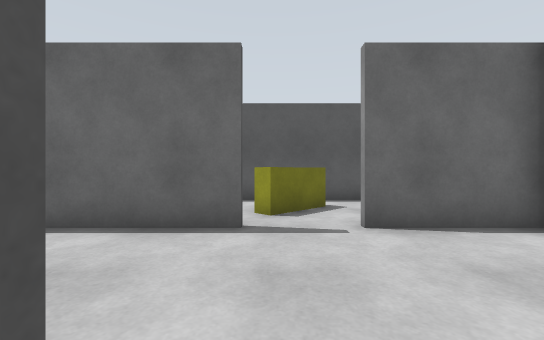
[1] (above)

21 first-person views from a walk through a Gazebo world. The camera is 0.94 m above the floor, looks level and sees 90° across. The floor is counted in squares, 1 m on a side. Each view is taken from the middle of a square. On the plan, view 1 faces up. The plan holds only what a view shows up to about 11 squares ahead; the rest is blank. The place goes on beyond the plan.

[2]
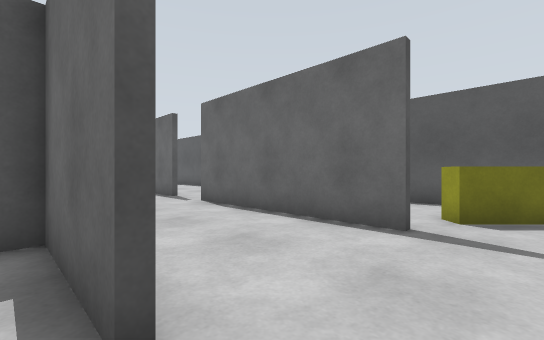

[3]
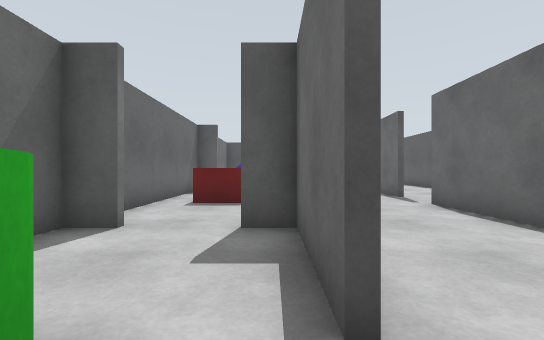

[4]
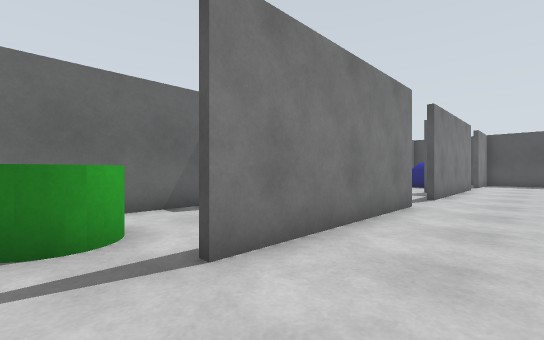

[5]
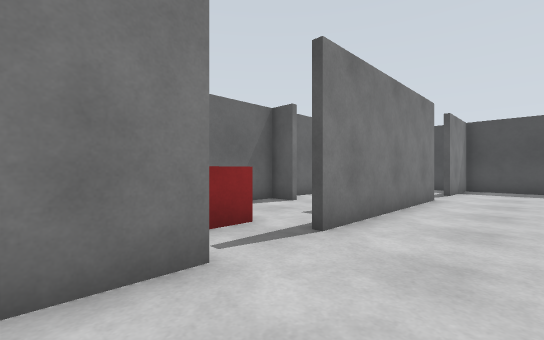

[6]
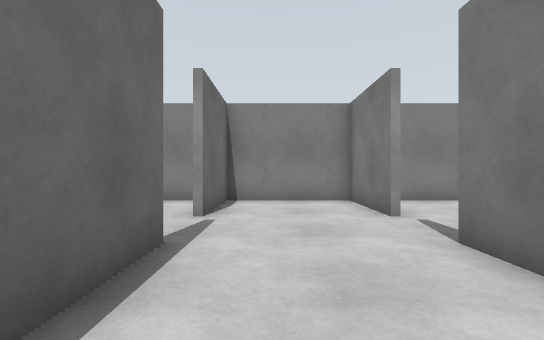

[7]
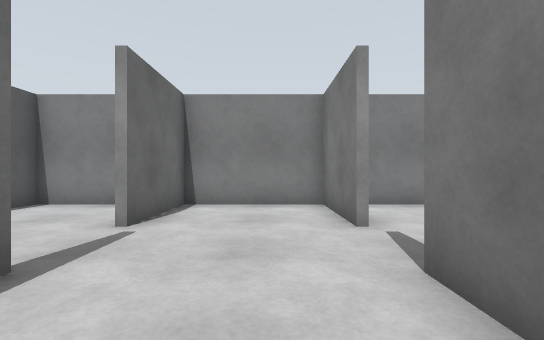

[8]
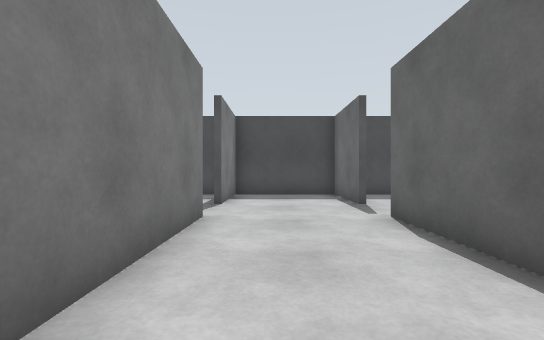

[9]
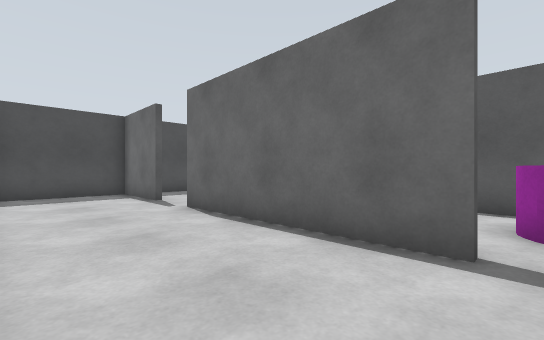

[10]
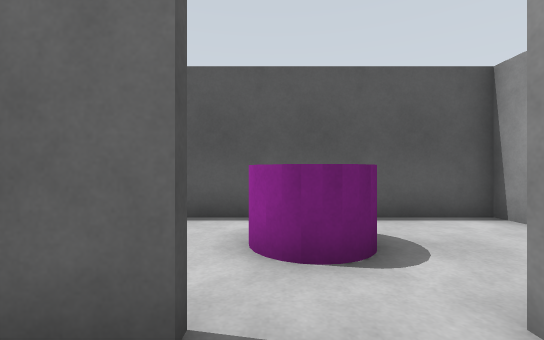

[11]
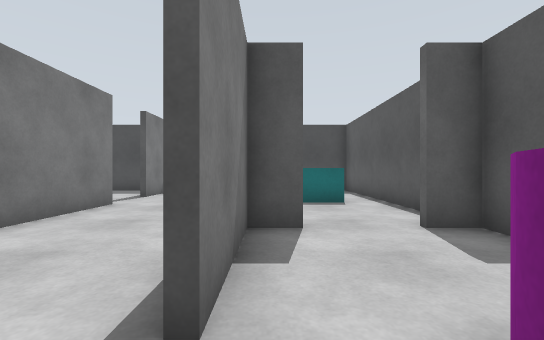

[12]
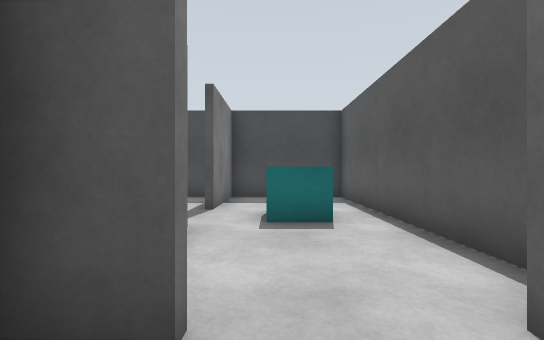

[13]
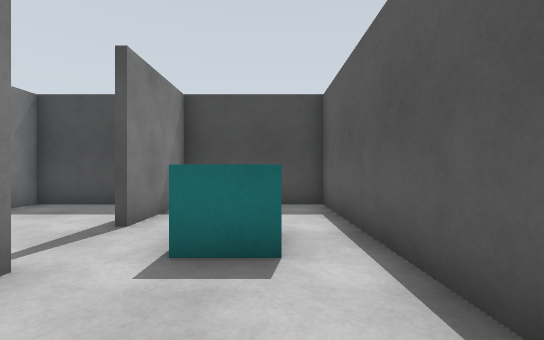

[14]
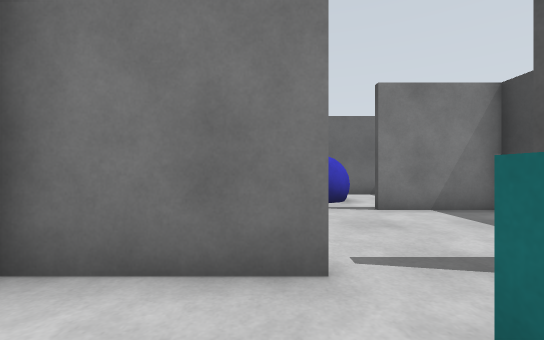

[15]
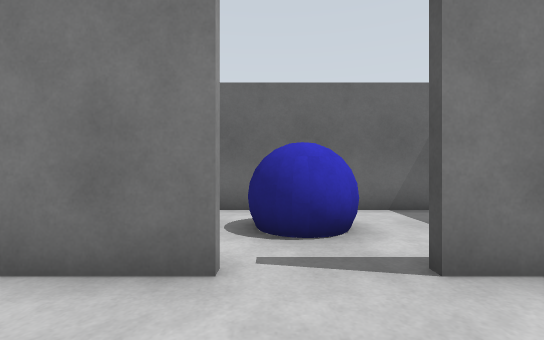

[16]
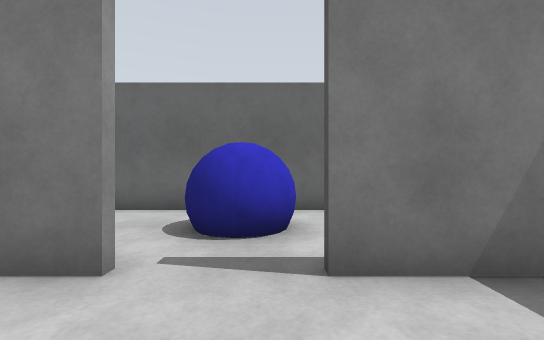

[17]
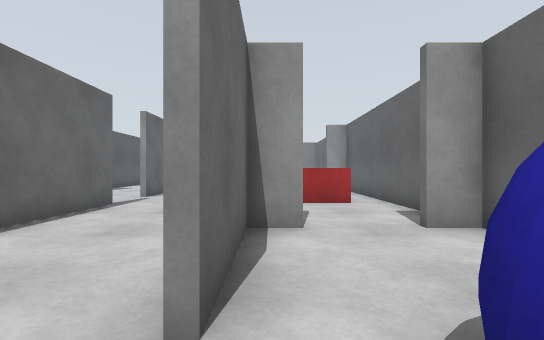

[18]
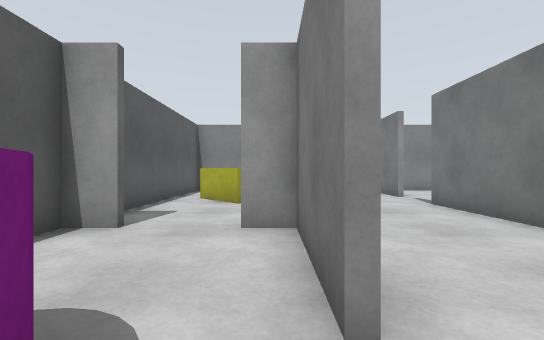

[19]
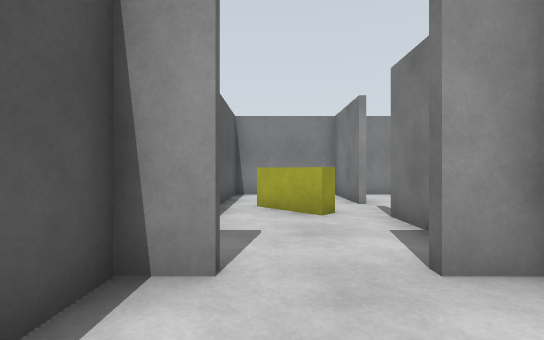

[20]
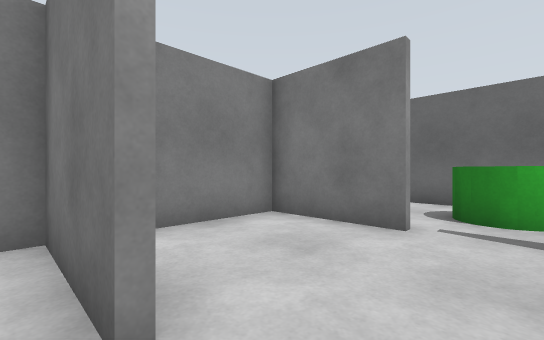

[21]
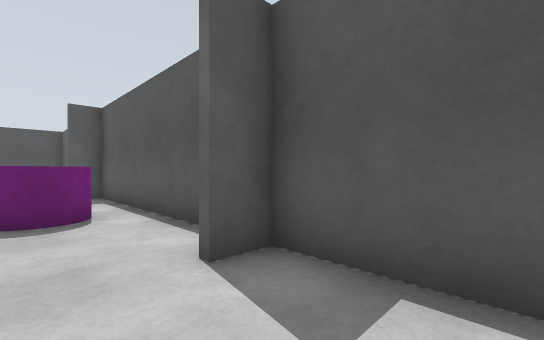

### Floor plan
Ten units are one square. View 1 is at (0, 0); x grows to the right and y downward. Boxes are objects, and circles mark ways between rooms. Rooms are numbered by the first view taken in them; rooms with no view inside come last. Other rooms are left out.
<svg viewBox="-199 -90 249 129">
<path fill="none" stroke="#000" d="M-5 -4 -34 -4M-34 34 28 34M44 29 44 6M-66 -6 -5 -6M-84 -44 -145 -44M-146 -6 -85 -6M-5 -44 -65 -44M-165 -44 -194 -44M15 -6 44 -6 44 -40M-194 -40 -194 -6 -165 -6M45 -44 15 -44M-65 -46 -36 -46 -36 -55M-36 -74 -36 -85M-35 -84 -114 -84 -114 -75M-114 -55 -114 -45M-115 -46 -85 -46M-145 -46 -115 -46M-125 -84 -194 -84 -194 -40M-194 -46 -165 -46M-126 -4 -145 -4M-188 34 -116 34M15 -46 44 -46M-19 -46 -5 -46M44 -40 44 -84 -35 -84M-34 -85 -34 -75M-116 -4 -126 -4M-114 34 -50 34"/>
<rect x="-5" y="5" width="20" height="20" fill="#bbb"><title>green cylinder</title></rect>
<rect x="-85" y="-75" width="20" height="20" fill="#bbb"><title>magenta cylinder</title></rect>
<rect x="-165" y="-75" width="20" height="20" fill="#bbb"><title>cyan box</title></rect>
<rect x="-165" y="5" width="20" height="20" fill="#bbb"><title>blue ball</title></rect>
<rect x="-5" y="-75" width="20" height="20" fill="#bbb"><title>yellow box</title></rect>
<rect x="-85" y="5" width="20" height="20" fill="#bbb"><title>red box</title></rect>
<circle cx="5" cy="0" r="3" fill="#2a7"/>
<circle cx="-40" cy="10" r="3" fill="#2a7"/>
<circle cx="-75" cy="-40" r="3" fill="#2a7"/>
<circle cx="-155" cy="-40" r="3" fill="#2a7"/>
<circle cx="-155" cy="0" r="3" fill="#2a7"/>
<circle cx="5" cy="-40" r="3" fill="#2a7"/>
<circle cx="-75" cy="0" r="3" fill="#2a7"/>
<circle cx="-110" cy="-65" r="3" fill="#2a7"/>
<circle cx="-30" cy="-65" r="3" fill="#2a7"/>
<circle cx="-120" cy="10" r="3" fill="#2a7"/>
<text x="0" y="10">1</text>
<text x="-80" y="-20">2</text>
<text x="-70" y="-70">3</text>
<text x="-160" y="-70">4</text>
<text x="-160" y="10">5</text>
<text x="10" y="-70">6</text>
<text x="-80" y="10">7</text>
</svg>
Room 1 opens to room 2. Room 1 opens to room 7. Room 2 opens to room 3. Room 2 opens to room 4. Room 2 opens to room 5. Room 2 opens to room 6. Room 2 opens to room 7. Room 3 opens to room 4. Room 3 opens to room 6. Room 5 opens to room 7.

Where each view was taken, in squares from view 1:
view 1: 0 up, 0 right, facing up
view 2: 0 up, 1 right, facing up-left
view 3: 0 up, 1 right, facing left
view 4: 3 up, 1 right, facing down-left
view 5: 3 up, 5 left, facing down-left
view 6: 3 up, 4 left, facing right
view 7: 2 up, 3 left, facing right
view 8: 2 up, 9 left, facing left
view 9: 1 up, 8 left, facing up-left
view 10: 3 up, 8 left, facing up
view 11: 5 up, 7 left, facing left
view 12: 6 up, 10 left, facing left
view 13: 7 up, 12 left, facing left
view 14: 7 up, 14 left, facing down
view 15: 3 up, 15 left, facing down
view 16: 3 up, 16 left, facing down
view 17: 0 up, 16 left, facing right
view 18: 5 up, 8 left, facing right
view 19: 7 up, 6 left, facing right
view 20: 5 up, 0 right, facing down-right
view 21: 6 up, 1 left, facing up-left
